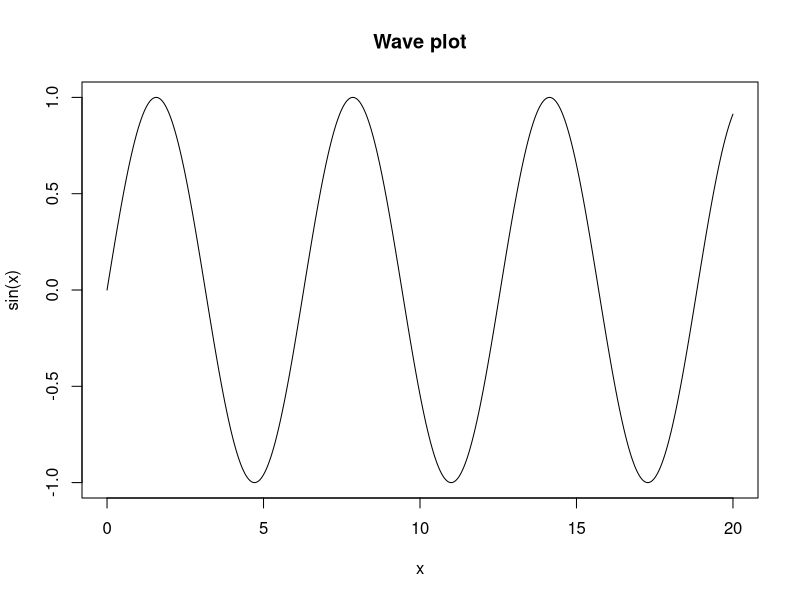

Write R code to recreate this figure.
## ---- chunk 1
x <- seq(0,20, by = 0.01)
y <- sin(x)
sin_df <-data.frame(x,y)
head(sin_df,3)


plot(sin_df$x, sin_df$y, 
  type="l", #stand for line and connect the points
  main="Wave plot", #the title of plot
  xlab="x", 
  ylab="sin(x)")

